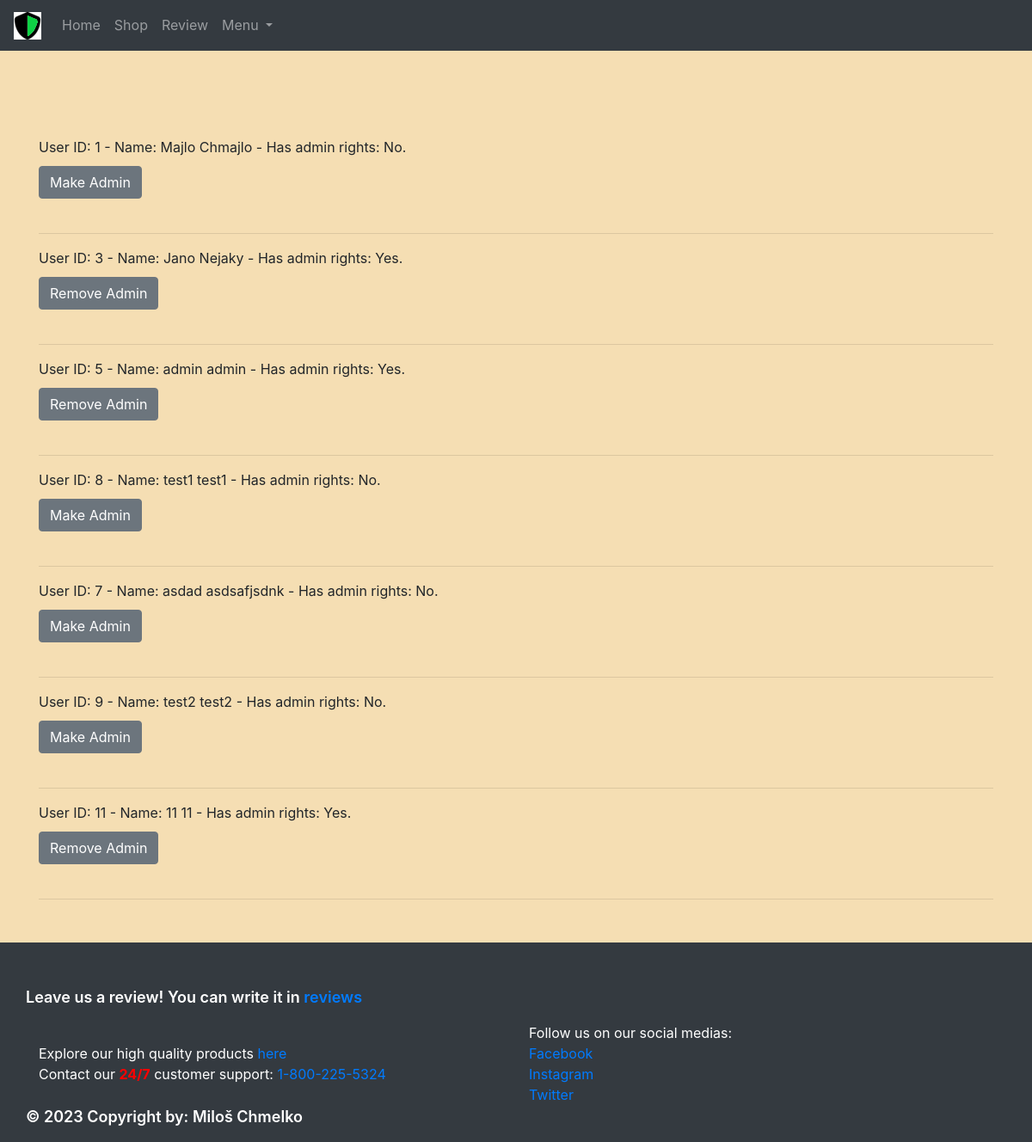
Page /users.php (signed in) on the earlier database version.
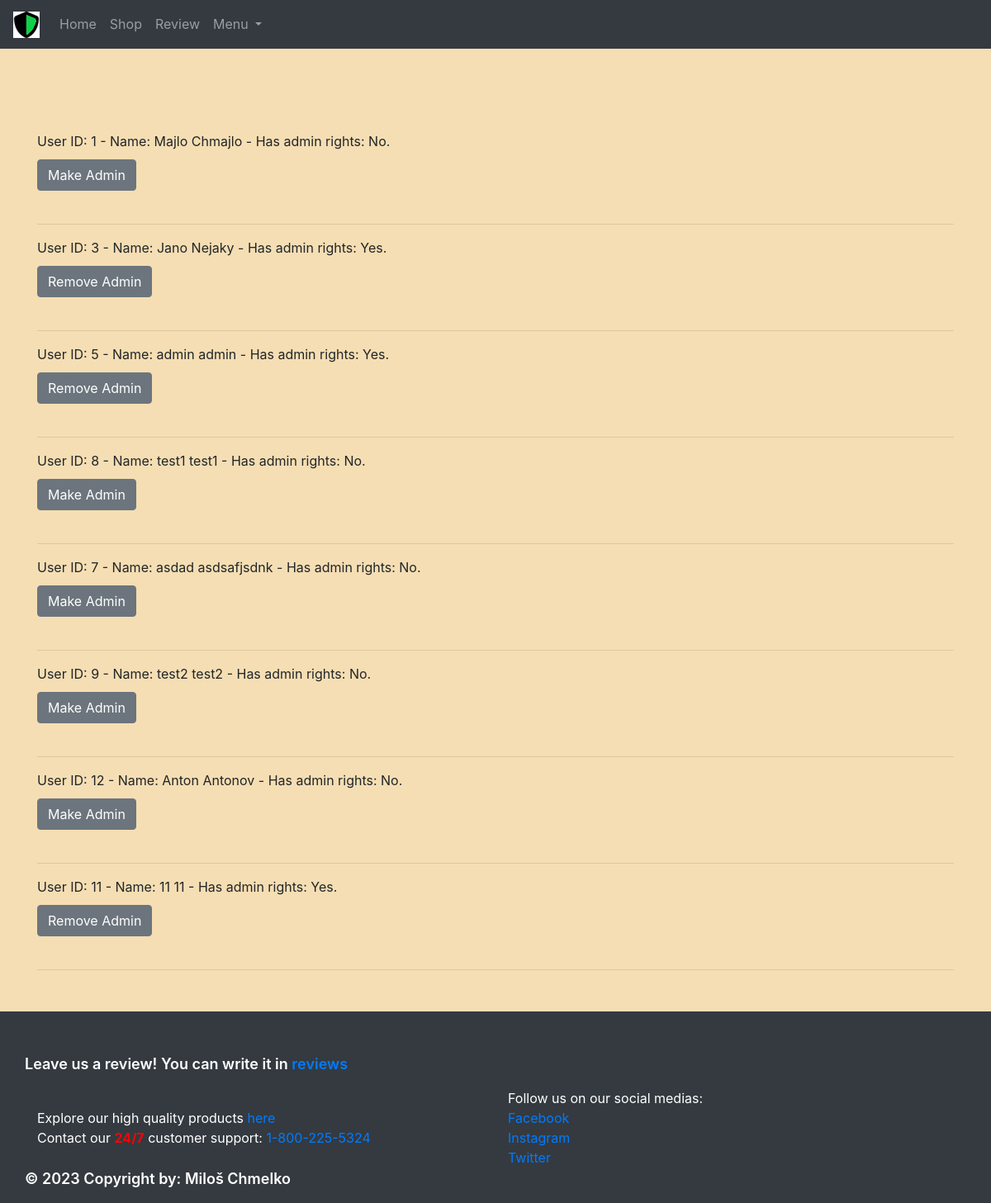
Same page on the later database version.
### tables this page shows
CREATE TABLE IF NOT EXISTS `users` (
  `user_id` int(11) NOT NULL AUTO_INCREMENT,
  `name` varchar(30) NOT NULL,
  `surname` varchar(40) NOT NULL,
  `pass` varchar(20) NOT NULL,
  `admin` tinyint(1) DEFAULT NULL,
  PRIMARY KEY (`user_id`)
);

### show-users.php (the view, shortened to what this page needs)
<?php
function show_users()
{
    $conn = dbconnect();
    $sql = "SELECT * FROM users";
    $result = $conn->query($sql);
    if ($result->num_rows > 0) {
        while ($row = $result->fetch_assoc()) {
            if (isset($_SESSION["user_id"]) && isset($_SESSION["is_admin"])) {
                if ($_SESSION["is_admin"] == 1) {
                    $is_admin = $row["admin"] == 1 ? "Yes" : "No";
                    echo "User ID: " . $row["user_id"] . " - Name: " . $row["name"] . " " . $row["surname"] . " - Has admin rights: " . $is_admin . "." . '<form action="toggle_admin.php" method="POST">';
                    echo '<button type="submit" name="toggle_admin" class="btn btn-secondary">' . ($row["admin"] == 1 ? "Remove Admin" : "Make Admin") . '</button>';
                    echo '</form><br><hr>';
                } else {
                    echo "User ID: " . $row["user_id"] . " - Name: " . $row["name"] . " " . $row["surname"] . "." . "<br>";
                }
            } else {
                echo "Session variables not set.";
            }
        }
    } else {
        echo "0 users found.";
    }
}

### users.php
<!DOCTYPE html>
<html lang="en">
<head>
    <?php
    include "head.php";
    ?>
</head>
<body>
    <?php
    $page = 'users.php';
    include "header.php";
    ?>
    <div class="container" id="main-cont">
        <?php
        include "show-users.php";
        show_users();
        ?>
    </div>
    <?php
    include "footer.php";
    ?>
</body>
</html>

### head.php (shortened to what this page needs)
<link rel="stylesheet" href="https://cdn.jsdelivr.net/npm/bootstrap@4.3.1/dist/css/bootstrap.min.css">
<link rel="stylesheet" href="https://cdnjs.cloudflare.com/ajax/libs/font-awesome/4.7.0/css/font-awesome.min.css">
<link rel="stylesheet" href="eshop.css">

### header.php (shortened to what this page needs)
<nav class="navbar navbar-expand-lg sticky-top navbar-dark bg-dark">
    <?php
    if ($_SESSION["is_admin"] == 1) {
        echo '<a class="navbar-brand" href="#"><img src="shield-halved-solid-green.png" alt="Home"></a>';
    } else {
        echo '<a class="navbar-brand" href="#"><img src="shield-halved-solid.ico" alt="Home"></a>';
    }
    ?>
    <div class="collapse navbar-collapse" id="navbarNavDropdown">
        <ul class="navbar-nav">
            <li <?php if ($page == 'main.php') echo 'class="nav-item active" : "nav-item"'; ?>>
                <a class="nav-link" href="main.php">Home</a>
            </li>
            <li <?php if ($page == 'shop.php') echo 'class="nav-item active" : "nav-item"'; ?>>
                <a class="nav-link" href="shop.php">Shop</a>
            </li>
            <li <?php if ($page == 'review.php') echo 'class="nav-item active" : "nav-item"'; ?>>
                <a class="nav-link" href="review.php">Review</a>
            </li>
            <li class="nav-item dropdown">
                <a class="nav-link dropdown-toggle" href="#" id="navbarDropdownMenuLink" data-toggle="dropdown" aria-haspopup="true" aria-expanded="false">
                    Menu
                </a>
            </li>
        </ul>
    </div>
</nav>

### footer.php
<footer>
    <div class="container" id="foot-cont">
        <div class="row">
            <p>Leave us a review! You can write it in <a href="review.php">reviews</a></p>
        </div>
        <div class="row align-items-center">
            <div class="col-md-6">
                Explore our high quality products <a href="shop.php">here</a><br>
                Contact our <span style="color: red; font-weight: bold;">24/7</span> customer support: <a href="https://www.fbi.gov/contact-us">1-800-225-5324</a>
            </div>
            <div class="col-md-6">
                Follow us on our social medias: <br>
                <a href="https://facebook.com">Facebook</a><br>
                <a href="https://instagram.com">Instagram</a><br>
                <a href="https://twitter.com">Twitter</a>
            </div>
        </div>
        <div class="row">
            <p>© 2023 Copyright by: Miloš Chmelko</p>
        </div>
    </div>
</footer>

### eshop.css (style rules this page uses)
body { background-color: wheat; }
p { font-size: large; font-weight: 600; }
a { text-decoration: none; }
footer { background-color: #343a40; margin-top: 50px; padding-top: 50px; color: white; }
.container { animation: fadeInAnimation ease 2s; animation-iteration-count: 1; animation-fill-mode: forwards; }
.btn { margin-top: 10px; align-items: center; }
#main-cont { margin-top: 100px; }
#foot-cont { justify-content: center; }

Differences in the rows shown:
added users: user_id "12", name "Anton", surname "Antonov", admin "No", shows "Make Admin"
